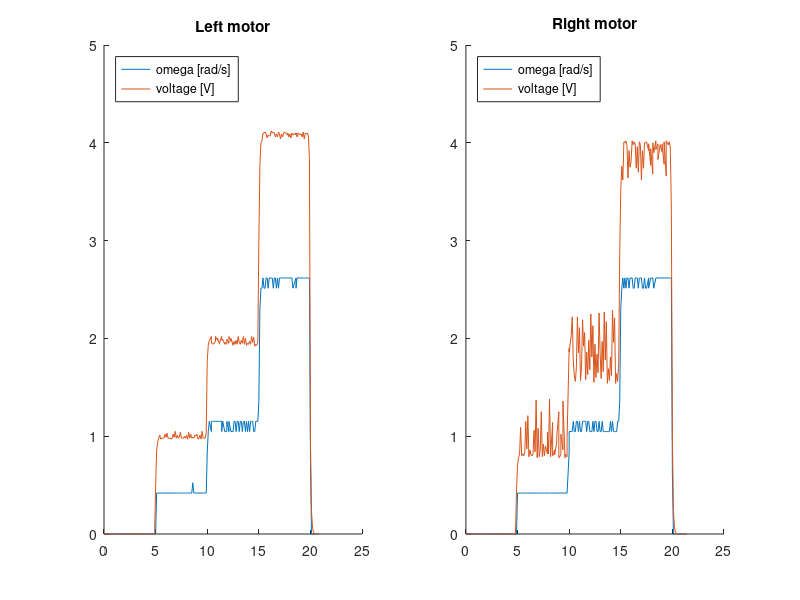
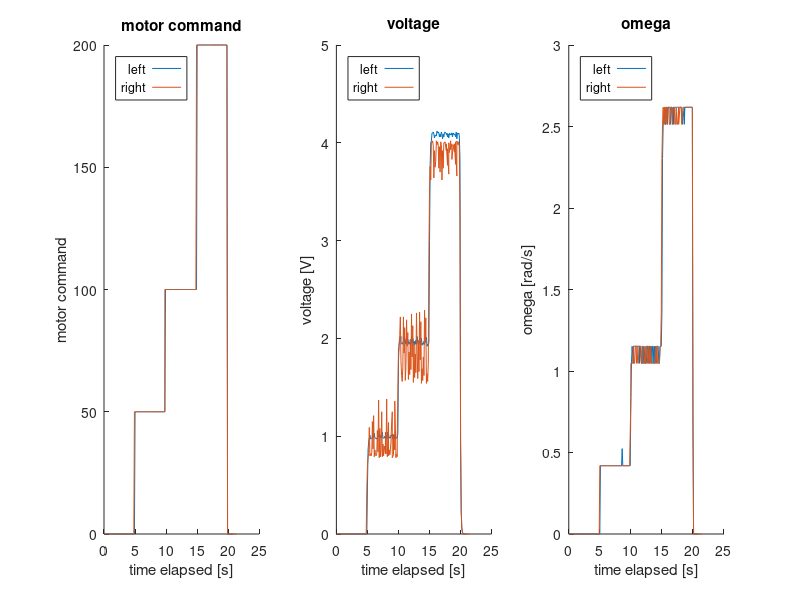
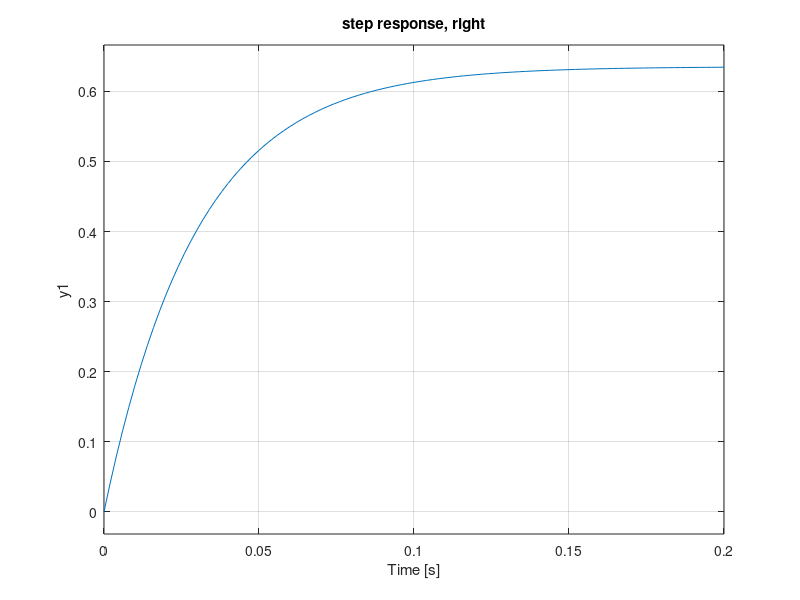
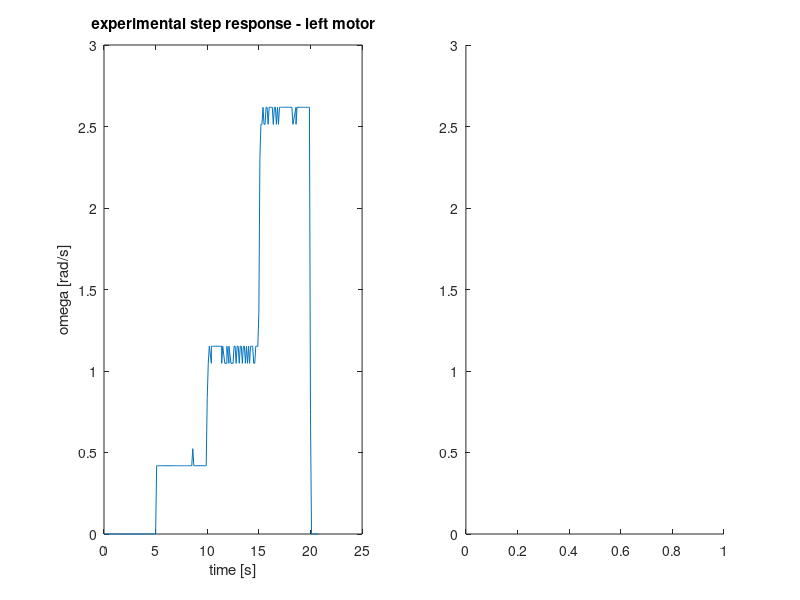

The MATLAB script that drew these images, in order: (Note: this script raises an error after producing the figures.)
clearvars
clc
close all

%% initial test data 
% time, elapsed, command, rpm, adc, voltage, volt (DF)
%   1      2        3      4    5      6         7

%% get left motor data
L_99 = xlsread('2022-04-19_L_motor_test_99.csv'); 
L_cmd     = L_99(:,3);
L_t_end   = L_99(end,2);
L_elap    = L_99(:,2);
L_voltage = L_99(:,6);
L_rpm     = L_99(:,4);
L_omega   = L_rpm*0.10472;

% get right motor data
R_99 = xlsread('2022-04-19_R_motor_test_99.csv');
R_cmd     = R_99(:,3);
R_t_end   = R_99(end,2);
R_elap    = R_99(:,2);
R_voltage = R_99(:,6);
R_rpm     = R_99(:,4);
R_omega   = R_rpm*0.10472;

%% plot left motor data
figure
subplot(1,2,1)
hold on
plot(L_elap,L_omega);
plot(L_elap,L_voltage);
title('Left motor');
legend('omega [rad/s]','voltage [V]','Location','NorthWest');

% plot right motor
subplot(1,2,2)
hold on
plot(R_elap,R_omega);
plot(R_elap,R_voltage);
title('Right motor');
legend('omega [rad/s]','voltage [V]','Location','NorthWest');

%% plot cmd, voltages and omega
figure
subplot(1,3,1)
hold on
plot(L_elap,L_cmd);
plot(R_elap,R_cmd);
title('motor command');
xlabel('time elapsed [s]')
ylabel('motor command')
legend('left','right','Location','NorthWest');
subplot(1,3,2)
hold on
plot(L_elap,L_voltage);
plot(R_elap,R_voltage);
title('voltage');
xlabel('time elapsed [s]')
ylabel('voltage [V]')
legend('left','right','Location','NorthWest');
subplot(1,3,3)
hold on
plot(L_elap,L_omega);
plot(R_elap,R_omega);
title('omega');
xlabel('time elapsed [s]')
ylabel('omega [rad/s]')
legend('left','right','Location','NorthWest');

%% system id, voltage/omega
% results from system id:
% tf from voltage to rad/s
tf_L = tf(1.795e07, [1, 2.943e07])
tf_R = tf(21.25, [1, 33.45])

% step responses (step=1)
figure
subplot(1,2,1)
hold on
step(tf_L)
title('step response, left')
subplot(1,2,2)
step(tf_R)
title('step response, right')

%% volt/omega model comparison - left
figure
subplot(1,2,1)
plot(L_elap,L_omega)
ylim([0 3])
ylabel('omega [rad/s]')
xlabel('time [s]')
title('experimental step response - left motor')
subplot(1,2,2)
ylim([0 3])
hold on
opt = stepDataOptions('StepAmplitude',1);
[L_s1, L_t] = step(tf_L,opt);
plot(L_t, L_s1)
opt = stepDataOptions('StepAmplitude',2);
[L_s2, L_t] = step(tf_L,opt);
plot(L_t, L_s2)
opt = stepDataOptions('StepAmplitude',4);
[L_s4, L_t] = step(tf_L,opt);
plot(L_t, L_s4)
ylabel('omega [rad/s]')
xlabel('time [s]')
title('model step response - left motor')


% model comparison - right
figure
subplot(1,2,1)
plot(R_elap,R_omega)
ylim([0 3])
ylabel('omega [rad/s]')
xlabel('time [s]')
title('experimental step response - right motor')
subplot(1,2,2)
ylim([0 3])
hold on
opt = stepDataOptions('StepAmplitude',1);
[R_s1, R_t] = step(tf_R,opt);
plot(R_t, R_s1)
opt = stepDataOptions('StepAmplitude',2);
[R_s2, R_t] = step(tf_R,opt);
plot(R_t, R_s2)
opt = stepDataOptions('StepAmplitude',4);
[R_s4, R_t] = step(tf_R,opt);
plot(R_t, R_s4)
ylabel('omega [rad/s]')
xlabel('time [s]')
title('model step response - right motor')

%% system id - cmd/omega
tf_L_cmd = tf(0.166, [1 13.35]);
tf_R_cmd = tf(0.1777, [1 14.39]);

figure
title('hi')
subplot(1,2,1)
opt = stepDataOptions('StepAmplitude',50);
step(tf_L_cmd,opt)
title('step L, amp=50 (cmd/omega)')
subplot(1,2,2)
opt = stepDataOptions('StepAmplitude',50);
step(tf_R_cmd,opt)
title('step R, amp=50 (cmd/omega)')

%% model comparison (cmd/omega)
figure
% LEFT MOTOR 
subplot(1,2,1)
hold on
plot(L_elap,L_omega)            % plot experimental
                                % generate and plot model
opt = stepDataOptions('StepAmplitude',50);
[L_s1, L_t] = step(tf_L_cmd,25,opt);
plot(L_t+5, L_s1)
opt = stepDataOptions('StepAmplitude',100);
[L_s2, L_t] = step(tf_L_cmd,25,opt);
plot(L_t+10, L_s2)
opt = stepDataOptions('StepAmplitude',200);
[L_s4, L_t] = step(tf_L_cmd,25,opt);
plot(L_t+15, L_s4)
                                % labels
ylabel('omega [rad/s]')
xlabel('time [s]')
ylim([0 3])
xlim([0 25])
title('cmd/omega model comparison, left motor')
legend('experimental','model, amp=50','model, amp=100','model, amp=200','Location','NorthWest')

% RIGHT MOTOR
subplot(1,2,2)
hold on
plot(R_elap,R_omega)            % plot experimental
                                % generate and plot model
opt = stepDataOptions('StepAmplitude',50);
[R_s1, R_t] = step(tf_R_cmd,25,opt);
plot(R_t+5, R_s1)
opt = stepDataOptions('StepAmplitude',100);
[R_s2, R_t] = step(tf_R_cmd,25,opt);
plot(R_t+10, R_s2)
opt = stepDataOptions('StepAmplitude',200);
[R_s4, R_t] = step(tf_R_cmd,25,opt);
plot(R_t+15, R_s4)
                                % labels
ylabel('omega [rad/s]')
xlabel('time [s]')
ylim([0 3])
xlim([0 25])
title('cmd/omega model comparison, right motor')
legend('experimental','model, amp=50','model, amp=100','model, amp=200','Location','NorthWest')

%%
systemIdentification



